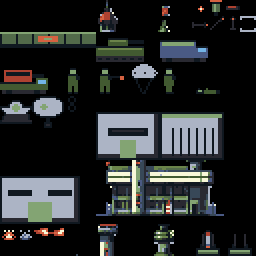
#> input picture assets/src/obj.bmp, 128 x 128 px, found by its file name (shown 2 times larger)
$ python base_draw.py
#> lines starting #> are read from the running program, lines starting #| are printed output that depends on the picture
### tools/bmp4.py
#!/usr/bin/env python3
"""Write a 16-colour indexed image as a 4-bit BMP.

`r65x bmp2chr -b4` refuses anything but a 4-bit file and PIL only writes
8-bit indexed BMPs, so the header and the packed rows are built by hand.
Shared by the authoring helpers that stamp pixels into assets/src.
"""

import struct


def save_bmp4(im, path):
    w, h = im.size
    pal = im.getpalette()[:48]
    px = im.load()
    stride = ((w * 4 + 31) // 32) * 4
    rows = bytearray()
    for y in range(h - 1, -1, -1):              # bottom-up
        row = bytearray(stride)
        for x in range(w):
            v = px[x, y] & 0xF
            if x & 1:
                row[x >> 1] |= v
            else:
                row[x >> 1] |= v << 4
        rows += row
    palette = b''.join(struct.pack('<BBBB', pal[i + 2], pal[i + 1], pal[i], 0)
                       for i in range(0, 48, 3))
    off = 14 + 40 + len(palette)
    header = struct.pack('<2sIHHI', b'BM', off + len(rows), 0, 0, off)
    info = struct.pack('<IiiHHIIiiII', 40, w, h, 1, 4, 0, len(rows), 2835, 2835, 16, 16)
    with open(path, 'wb') as f:
        f.write(header + info + palette + rows)

### tools/base_draw.py
#!/usr/bin/env python3
"""
Draw the home base into assets/src/obj.bmp, pixel by pixel.

One-off authoring helper, not part of the build, like base_art.py, whose
ComfyUI render it replaces and whose strips it stamps into (STRIPS): a
64x64 box, its lower half the base's 4x2 grid at STRUCT_TILE_BASE, its
upper half the two 8x2 strips BASE_TILE_TOP and BASE_TILE_MID.

The look is assets/reference/basecc.png's, drawn fresh at the base's size:
a flat-roofed hangar with a window band and a slatted door, a tall
checkered control tower at the east end with a glass cab, a radar box and
a flag, a striped mast on the roof. The missile launcher is drawn over it
at BASE_LAUNCHER_DX/_DY (struct.r65, 24/19), so the roof is flat and clear
there.

Colours are the sheet's, plus two of its free entries: 14 a pale teal, the
walls, and 15 a deep one, their shade. The owner's colour is the roof's
trim, the awning and the flag's field - entries 2, 3, 7 and 8, the greens
struct_palettes recolours per side - so the enemy's base wears its red-brown
where the reference has red.

    python3 tools/base_draw.py [--preview OUT.png] && make
"""

import argparse
import os
import sys

from PIL import Image

sys.path.insert(0, os.path.dirname(os.path.abspath(__file__)))
from base_art import BMP, STRIPS, W, H
from bmp4 import save_bmp4

# The sheet's entries this uses.
CLEAR, INK, OWN_DK, OWN_LT, SKY, GREY, RED = 0, 1, 2, 3, 4, 5, 6
OWN_DKR, OWN_MID, BLACK, SLATE, CREAM, STEEL = 7, 8, 9, 10, 12, 13
TEAL, TEAL_DK = 14, 15
EXTRAS = {TEAL: (136, 200, 176), TEAL_DK: (72, 128, 120)}


def draw():
    art = [[CLEAR] * W for _ in range(H)]

    def rect(x0, y0, x1, y1, c):            # inclusive
        for y in range(max(0, y0), min(H - 1, y1) + 1):
            for x in range(max(0, x0), min(W - 1, x1) + 1):
                art[y][x] = c

    def put(x, y, c):
        if 0 <= x < W and 0 <= y < H:
            art[y][x] = c

    def line(x0, y0, x1, y1, c):
        n = max(abs(x1 - x0), abs(y1 - y0))
        for k in range(n + 1):
            put(round(x0 + (x1 - x0) * k / n), round(y0 + (y1 - y0) * k / n), c)

    # The hangar: x 2-46, its roof on row 35 (the launcher stands on it).
    rect(2, 36, 46, 63, TEAL)
    rect(2, 36, 2, 63, TEAL_DK)                 # its west edge in shade
    rect(3, 60, 46, 63, TEAL_DK)                # the plinth
    rect(1, 34, 47, 34, OWN_LT)                 # the roof's trim, the owner's
    rect(1, 35, 47, 35, OWN_DK)
    rect(2, 36, 46, 36, TEAL_DK)                # under the eaves
    # The window band.
    rect(5, 39, 44, 42, CREAM)
    for x0 in range(6, 44, 8):
        rect(x0, 40, x0 + 6, 41, SKY)
        put(x0, 40, CREAM)
    # The hangar door: grey slats in a dark frame.
    rect(7, 45, 36, 63, INK)
    rect(8, 46, 35, 63, GREY)
    for y in range(48, 63, 3):
        rect(8, y, 35, y, STEEL)
    rect(21, 46, 22, 63, STEEL)                 # where its leaves meet

    # The tower: x 47-60, checkered, from the cab down to the ground.
    for y in range(17, 64):
        for x in range(48, 60):
            art[y][x] = TEAL if ((x - 48) >> 2) ^ ((y - 17) >> 2) & 1 else CREAM
    rect(47, 17, 47, 63, INK)
    rect(60, 17, 60, 63, INK)
    # A stair rising across it, west to east.
    for k in range(10):
        rect(48 + k, 38 - k, 49 + k, 39 - k, TEAL_DK)
        put(48 + k, 37 - k, CREAM)
    # Its door, under an awning in the owner's colour.
    rect(46, 49, 61, 49, OWN_LT)
    rect(46, 50, 61, 50, OWN_DK)
    rect(50, 52, 57, 63, BLACK)
    rect(49, 51, 58, 51, INK)

    # The cab: a wider glass box on the shaft.
    rect(44, 14, 63, 16, GREY)                  # its floor
    rect(44, 16, 63, 16, STEEL)
    rect(45, 7, 62, 13, SLATE)                  # the glass
    for x in range(46, 62, 4):
        rect(x, 8, x + 1, 9, SKY)               # glints
        rect(x + 2, 7, x + 2, 13, CREAM)        # mullions
    rect(45, 7, 45, 13, CREAM)
    rect(62, 7, 62, 13, CREAM)
    rect(43, 5, 63, 6, GREY)                    # its roof
    rect(43, 6, 63, 6, STEEL)
    # The radar box on the roof.
    rect(47, 1, 52, 4, GREY)
    rect(47, 4, 52, 4, STEEL)
    rect(48, 0, 51, 0, CREAM)
    # The flag on its pole, the owner's field with a white bar.
    rect(57, 0, 57, 4, INK)
    rect(58, 0, 63, 3, OWN_DK)
    rect(58, 1, 63, 1, CREAM)
    rect(58, 0, 60, 1, OWN_LT)                  # its canton

    # The mast on the hangar roof, west of the launcher: red and white.
    for y in range(16, 34):
        put(12, y, RED if (y >> 1) & 1 else CREAM)
    put(12, 15, RED)
    line(12, 19, 7, 33, STEEL)                  # its guys
    line(12, 19, 17, 33, STEEL)

    return art


def main():
    ap = argparse.ArgumentParser()
    ap.add_argument('--preview', help='write a 4x PNG over the sky instead of stamping')
    args = ap.parse_args()

    sheet = Image.open(BMP)
#> sheet is the input picture: PIL image 128x128 P; mean R, G, B 37.8, 40.6, 40.2
    flat = sheet.getpalette()[:48]
#> flat = 48 values, max 248 at index 36, min 0 at index 0, mean 90.73
    pal = [tuple(flat[i * 3:i * 3 + 3]) for i in range(16)]
#> pal = [(0, 0, 0), (16, 24, 32), (82, 106, 74), (131, 164, 115), (115, 180, 230), (172, 180, 197), (213, 98, 65), (66, 90, 49), (107, 132, 74), (41, 41, 49), (74, 90, 132), (173, 66, 49), (248, 248, 216), (56, 72, 88), (0, 0, 0), (0, 0, 0)]
    for i, rgb in EXTRAS.items():
        pal[i] = rgb
#> after the loop, pal = [(0, 0, 0), (16, 24, 32), (82, 106, 74), (131, 164, 115), (115, 180, 230), (172, 180, 197), (213, 98, 65), (66, 90, 49), (107, 132, 74), (41, 41, 49), (74, 90, 132), (173, 66, 49), (248, 248, 216), (56, 72, 88), (136, 200, 176), (72, 128, 120)]
    art = draw()

    if args.preview:
        im = Image.new('RGB', (W, H), (61, 154, 236))
        for y in range(H):
            for x in range(W):
                if art[y][x]:
                    im.putpixel((x, y), pal[art[y][x]])
        im.resize((W * 4, H * 4), Image.NEAREST).save(args.preview)
        return

    out = sheet.copy()
    opx = out.load()
    for y in range(H):
        sx, sy = STRIPS[y >> 4]
        for x in range(W):
            opx[sx + x, sy + (y & 15)] = art[y][x]
    out.putpalette([c for rgb in pal for c in rgb])
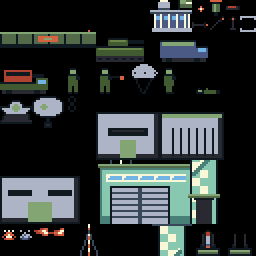
#> out: PIL image 128x128 P (shown 2 times larger); mean R, G, B 46.3, 52.7, 52.1
    save_bmp4(out, BMP)
#> in save_bmp4, `pal = im.getpalette()[:48]`: pal = 48 values, max 248 at index 36, min 0 at index 0, mean 108.1
#> in save_bmp4, `off = 14 + 40 + len(palette)`: off = 118
    print(f'{BMP}: base drawn, entries 14-15 {EXTRAS[TEAL]} {EXTRAS[TEAL_DK]}')


if __name__ == '__main__':
    main()

$ run again, with assets/src/bg1.bmp copied over assets/src/obj.bmp
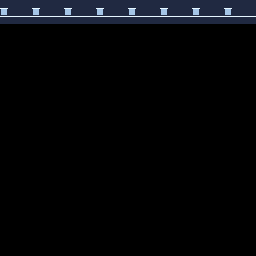
#> input picture assets/src/bg1.bmp, 256 x 256 px, found by its file name
#> in main, sheet is the input picture: PIL image 256x256 P; mean R, G, B 4.5, 5.5, 7.7
#> flat = 48 values, max 255 at index 8, min 0 at index 0, mean 30.42
#> in main, `pal = [tuple(flat[i * 3:i * 3 + 3]) for i in range(16)]`: pal = [(0, 0, 0), (32, 41, 65), (230, 246, 255), (164, 197, 230), (0, 0, 0), (0, 0, 0), (0, 0, 0), (0, 0, 0), (0, 0, 0), (0, 0, 0), (0, 0, 0), (0, 0, 0), (0, 0, 0), (0, 0, 0), (0, 0, 0), (0, 0, 0)]
#> after the loop in main, `for i, rgb in EXTRAS.items():`: pal = [(0, 0, 0), (32, 41, 65), (230, 246, 255), (164, 197, 230), (0, 0, 0), (0, 0, 0), (0, 0, 0), (0, 0, 0), (0, 0, 0), (0, 0, 0), (0, 0, 0), (0, 0, 0), (0, 0, 0), (0, 0, 0), (136, 200, 176), (72, 128, 120)]
#> in main, `out.putpalette([c for rgb in pal for c in rgb])`:
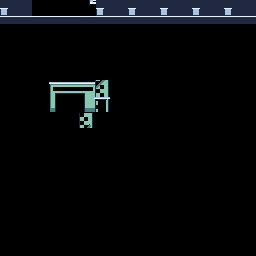
#> out: PIL image 256x256 P; mean R, G, B 5.9, 7.6, 9.3
#> in save_bmp4, `pal = im.getpalette()[:48]`: pal = 48 values, max 255 at index 8, min 0 at index 0, mean 47.75
#> off = 118
